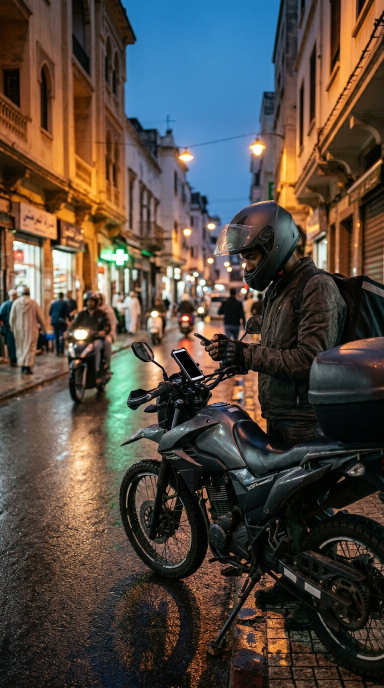
#> input picture SIYMON_V21_VIDEOS/assets/delivery-rider.jpg, 768 x 1376 px, found by its file name (shown at 1/2 size)
$ python -i film.py   (imports and definitions only)
#> lines starting #> are read from the running program, lines starting #| are printed output that depends on the picture
"""
Film layer: composes 3D renders with photographic depth plates into 9:16 frames.

- Plate: a cinematic still used as an out-of-focus background (Ken Burns +
  lens blur) so every scene has real photographic depth behind the 3D.
- Film: holds scenes on a timeline, cross-fades them, and writes the frame.
"""
from __future__ import annotations

import math
import os
import numpy as np
from PIL import Image, ImageDraw, ImageFilter

from siymon3d import F, clamp, lerp, smooth, ease_in_out, ease_out, span
import ui

W, H = 1080, 1920
ASSETS = os.path.join(os.path.dirname(os.path.dirname(os.path.abspath(__file__))), "assets") + "/"

_PLATE_CACHE = {}
_UI_CACHE = {}


# --------------------------------------------------------------------------
def load_plate(name, blur=18, zoom=1.0, cx=0.5, cy=0.5, dark=0.55, tint=None):
    """Photographic background plate, cropped to 9:16, lens-blurred and darkened."""
#> called with blur = 18, zoom = 1, cx = 0.5, cy = 0.5, dark = 0.55
    key = (name, blur, round(zoom, 3), round(cx, 3), round(cy, 3), dark, tint)
    if key in _PLATE_CACHE:
        return _PLATE_CACHE[key]
    path = os.path.join(ASSETS, name)
    im = Image.open(path).convert("RGB")
#> im is the input picture: PIL image 768x1376 RGB; mean R, G, B 81.5, 72.5, 64.5
    # cover-crop to 9:16
    tw, th = W, H
    scale = max(tw / im.width, th / im.height) * 1.24 * zoom
#> scale = 1.74
    nw, nh = int(im.width * scale), int(im.height * scale)
#> nw = 1339; nh = 2399
    im = im.resize((nw, nh), Image.LANCZOS)
#> im: PIL image 1339x2399 RGB
    ox = int((nw - tw) * cx)
#> ox = 129
    oy = int((nh - th) * cy)
#> oy = 239
    im = im.crop((ox, oy, ox + tw, oy + th))
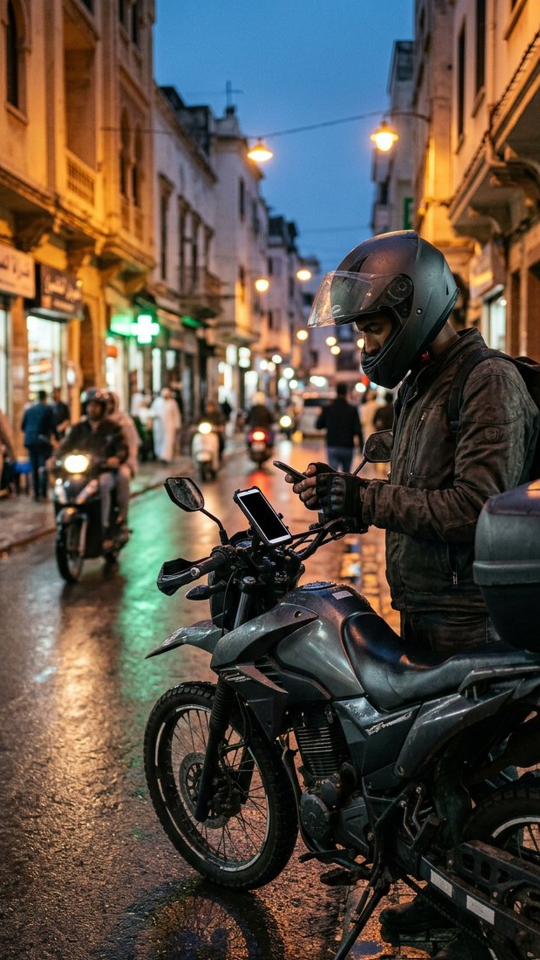
#> im: PIL image 1080x1920 RGB (shown at 1/2 size); mean R, G, B 90.3, 79.3, 69.2
    if blur > 0:
        im = im.filter(ImageFilter.GaussianBlur(blur))
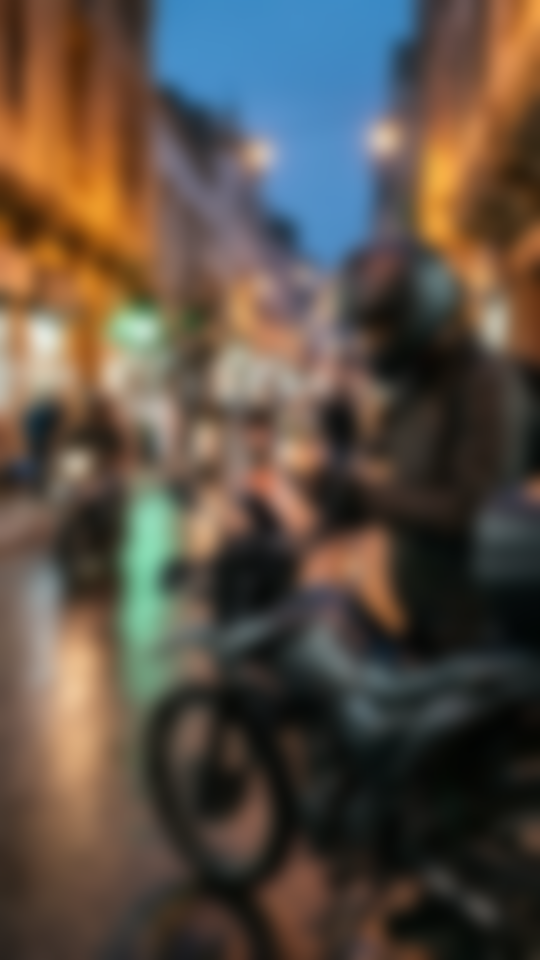
#> im: PIL image 1080x1920 RGB (shown at 1/2 size); mean R, G, B 90.3, 79.3, 69.2
    a = np.asarray(im).astype(F) / 255.0
    if tint is not None:
        a = a * np.array(tint, dtype=F)[None, None, :]
    a = a * dark
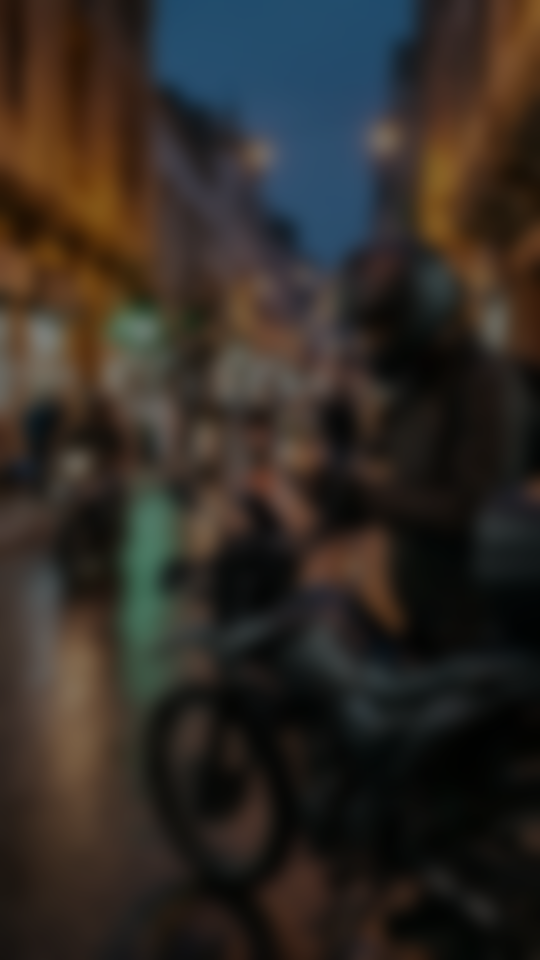
#> a: shape (1920, 1080, 3) float32 (shown at 1/2 size); mean R, G, B 0.195, 0.171, 0.149
    out = Image.fromarray((np.clip(a, 0, 1) * 255).astype(np.uint8))
    if len(_PLATE_CACHE) > 24:
        _PLATE_CACHE.clear()
    _PLATE_CACHE[key] = out
    return out


# [99 lines left out: functions screen, plate_frame, blend, add, screen_blend, radial_glow and 3 more, not called in this run]


def black(w=W, h=H):
    return Image.new("RGB", (w, h), (8, 9, 10))


# --------------------------------------------------------------------------
# [7 lines left out: function hand_held, not called in this run]


class Film:
    """A scene list on a timeline with cross-fades."""

    # [74 lines left out: functions __init__, add, duration, frame, end_card, not called in this run]

>>> result = load_plate('../../SIYMON_V21_VIDEOS/assets/delivery-rider.jpg')

$ run again, on SIYMON_V21_VIDEOS/assets/moroccan-home.jpg
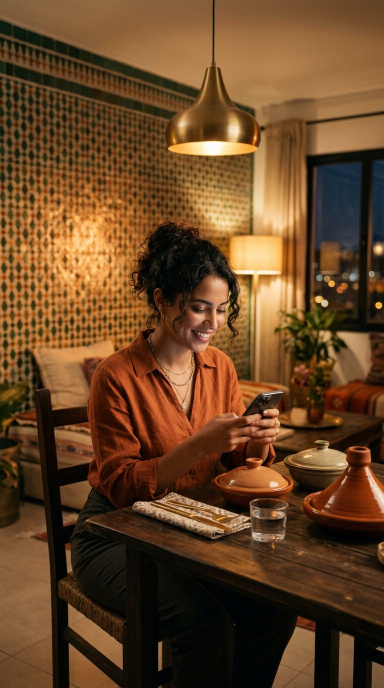
#> input picture SIYMON_V21_VIDEOS/assets/moroccan-home.jpg, 768 x 1376 px, found by its file name (shown at 1/2 size)
#> in load_plate, im is the input picture: PIL image 768x1376 RGB; mean R, G, B 104.1, 69.3, 37.7
#> in load_plate, `im = im.filter(ImageFilter.GaussianBlur(blur))`:
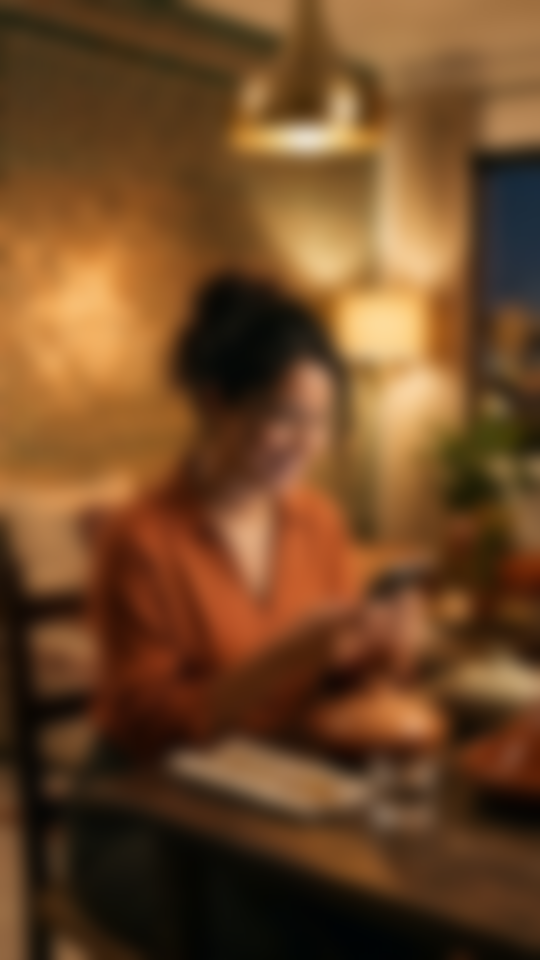
#> im: PIL image 1080x1920 RGB (shown at 1/2 size); mean R, G, B 110.3, 72, 38.3
#> in load_plate, `a = a * dark`:
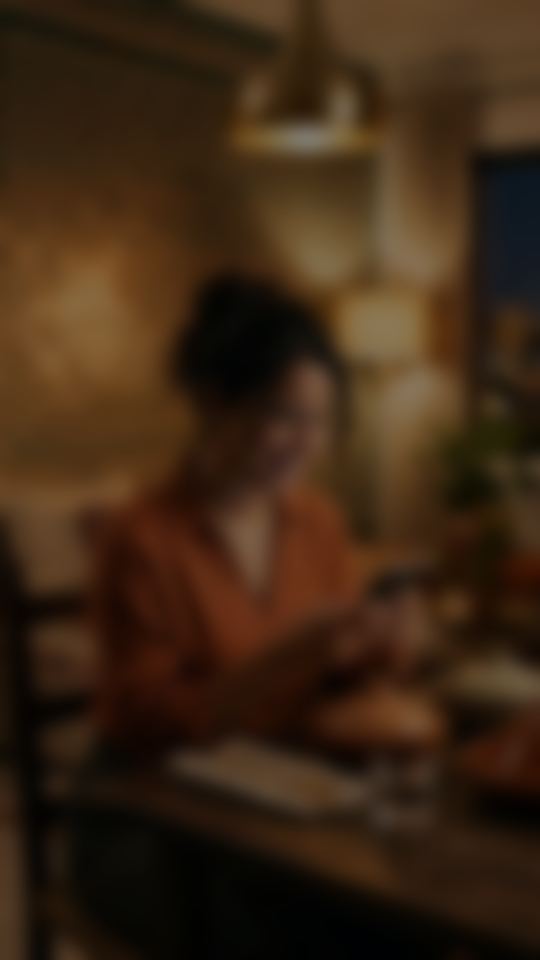
#> a: shape (1920, 1080, 3) float32 (shown at 1/2 size); mean R, G, B 0.238, 0.155, 0.0827

$ run again, on SIYMON_V21_VIDEOS/assets/restaurant-kitchen.jpg
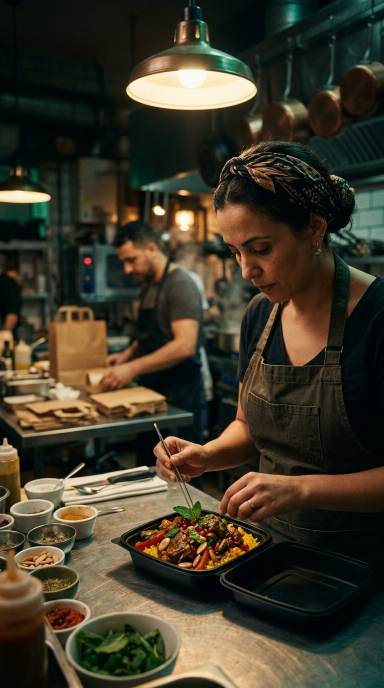
#> input picture SIYMON_V21_VIDEOS/assets/restaurant-kitchen.jpg, 768 x 1376 px, found by its file name (shown at 1/2 size)
#> in load_plate, im is the input picture: PIL image 768x1376 RGB; mean R, G, B 63.5, 57.8, 42.1
#> in load_plate, `im = im.filter(ImageFilter.GaussianBlur(blur))`:
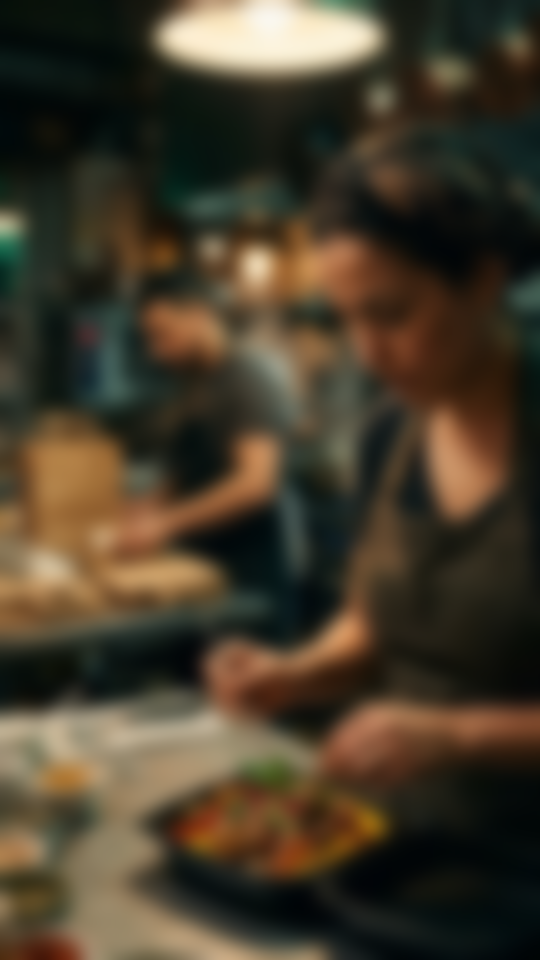
#> im: PIL image 1080x1920 RGB (shown at 1/2 size); mean R, G, B 70.5, 60.7, 43.8
#> in load_plate, `a = a * dark`:
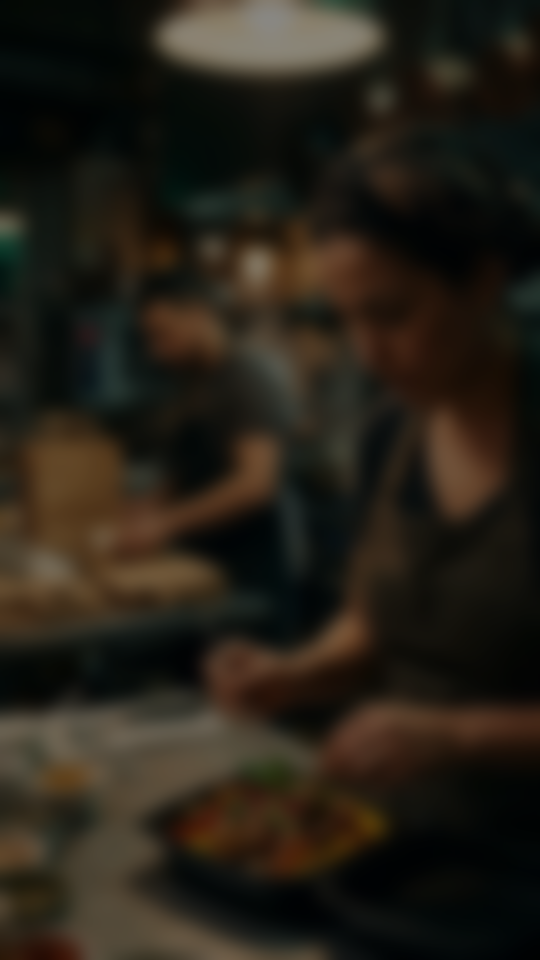
#> a: shape (1920, 1080, 3) float32 (shown at 1/2 size); mean R, G, B 0.152, 0.131, 0.0944
